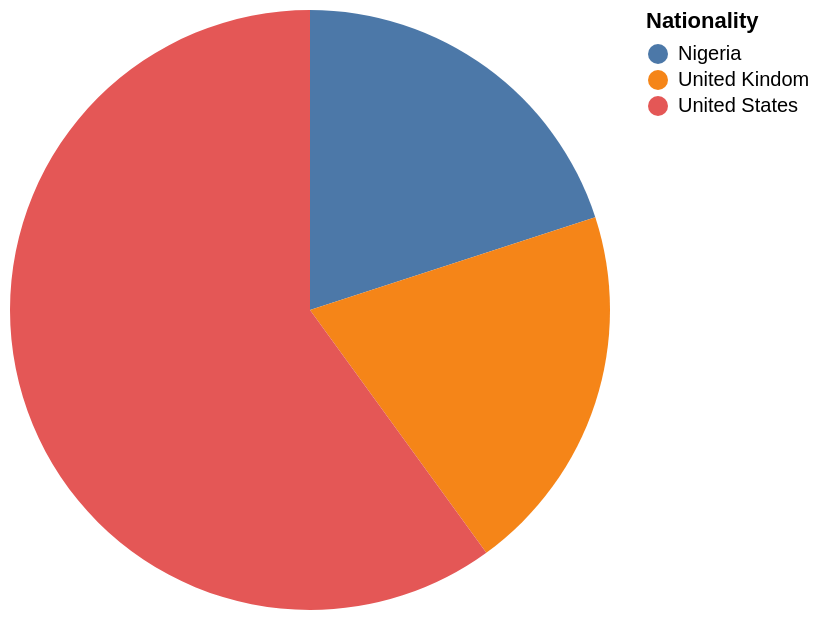

Write the Vega-Lite specification saved for this chart.
### Vega-Lite specification from a JSON file in a GitHub repository (floating-point values rounded to 4 significant figures)
{"data": {"values": [{"x_data": "Nigeria", "y_data": 1}, {"x_data": "United Kindom", "y_data": 1}, {"x_data": "United States", "y_data": 3}]}, "mark": "arc", "encoding": {"theta": {"field": "y_data", "type": "quantitative", "title": "COUNT(*)"}, "color": {"field": "x_data", "type": "nominal", "title": "Nationality"}}}
